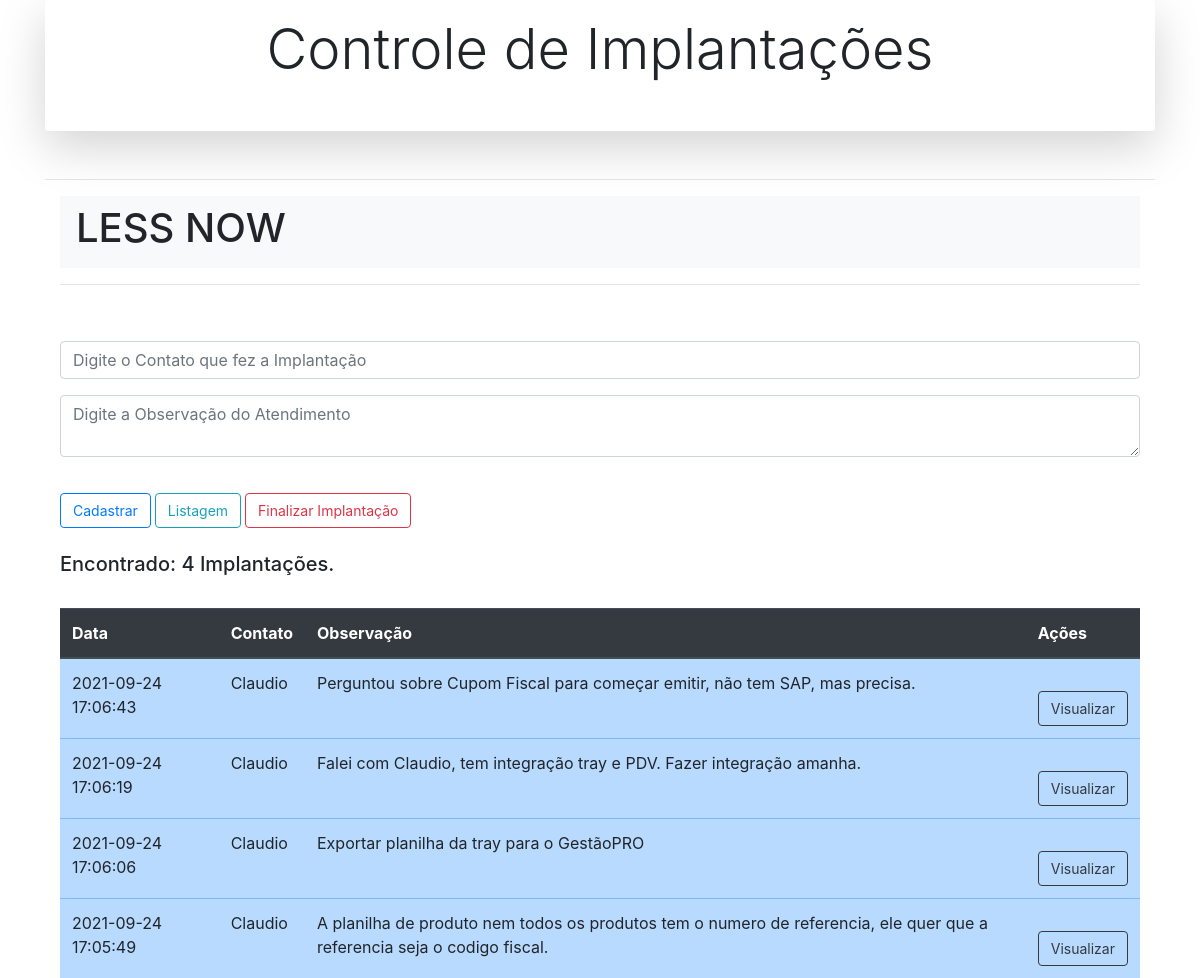
The app's page /implantacao.php?id=49 with its own data.
### tables this page shows
CREATE TABLE `cliente` (
  `id_cliente` int(11) NOT NULL,
  `data_cadastro` timestamp NOT NULL DEFAULT CURRENT_TIMESTAMP,
  `razaosocial` varchar(100) NOT NULL,
  `contato` varchar(50) NOT NULL,
  `obs` varchar(200) DEFAULT NULL,
  `ativo` varchar(5) NOT NULL,
  `data_encerramento` timestamp NULL DEFAULT CURRENT_TIMESTAMP
);

CREATE TABLE `implantacao` (
  `id_implantacao` int(11) NOT NULL,
  `id_cliente` int(11) NOT NULL,
  `data_implantacao` timestamp NOT NULL DEFAULT CURRENT_TIMESTAMP,
  `obs` varchar(200) NOT NULL,
  `uso` varchar(20) DEFAULT NULL,
  `contato` varchar(40) NOT NULL
);

### implantacao.php (the view, shortened to what this page needs)
<?PHP
include_once "conecta.php";
include "cabecalho.php";
$idCliente   = $_GET['id'];
$cmd = $conn->prepare('SELECT id_cliente, razaosocial FROM cliente WHERE id_cliente = :idCliente');
$cmd->bindValue(":idCliente", $idCliente);
$cmd->execute();
$resultado = $cmd->fetch(PDO::FETCH_ASSOC);
foreach ($resultado as $key => $values)
?>
<div class="container">
    <nav class="navbar navbar-expand-lg navbar-light bg-light">
        <h1><? echo $values; ?></h1>
    </nav>
        <hr>
        <form class="needs-validation" action="processaimplacatao.php" novalidate>
            <div class="form-group">
                <input type="text" class="form-control" name="contato" placeholder="Digite o Contato que fez a Implantação" required>
            </div>
            <div class="form-group">
                <textarea type="textarea" class="form-control" name="obs" placeholder="Digite a Observação do Atendimento" required></textarea>
            </div>
            <button type="submit" class="btn btn-outline-primary">Cadastrar</button>
            <a href="index.php" class="btn btn-outline-info" role="button" aria-pressed="true">Listagem</a>
            <a href="confirmar-exclusao.php" class="btn btn-outline-danger" role="button" aria-pressed="true" data-toggle="modal" data-target="#exampleModalCenter<? echo $resultado["id_cliente"]; ?>">Finalizar Implantação</a>
        </form>
        <br>
        <table class="table table-primary" width="100%">
            <thead class="thead-dark">
                <tr>
                    <th>Data</th>
                    <th>Contato</th>
                    <th>Observação</th>
                    <th>Ações</th>
                </tr>
            </thead>
            <?php
            try {
                $cmd = $conn->prepare('SELECT * FROM implantacao WHERE id_cliente = :idCliente ORDER BY data_implantacao DESC');
                $cmd->bindValue(":idCliente", $idCliente);
                if ($cmd->execute()) {
                    while ($rs = $cmd->fetch(PDO::FETCH_OBJ)) {
            ?>
                        <tr>
                            <td><?php echo $rs->data_implantacao; ?></td>
                            <td><?php echo $rs->contato; ?></td>
                            <td><?php echo $rs->obs; ?></td>
                            <td>
                                <button type="submit" class="btn btn-outline-dark" data-toggle="modal" data-target="#exampleModalCenter<?php echo $rs->id_implantacao; ?>">Visualizar</button>
                            </td>
                        </tr>
            <?php
                    }
                } else {
                    echo "Erro: Não foi possível recuperar os dados do banco de dados";
                }
            } catch (PDOException $erro) {
                echo "Erro: " . $erro->getMessage();
            }
            ?>
            <?php
            $count = $cmd->rowCount();
            if ($count == 0) {
                echo ("<h5>Não Localizado Implantação.\n</h5><br>");
            } else if ($count == 1) {
                echo ("<h5>Encontrado: " . $count . " Implantação.\n</h5><br>");
            } else if ($count > 1) {
                echo ("<h5>Encontrado: " . $count . " Implantações.\n</h5><br>");
            }
            ?>
        </table>
</div>
<? include "scripts.php"; ?>

### css/styles.css (style rules this page uses)
html { height: 100%; }
body { height: 100%; }
form { padding-top: 10px; font-size: 14px; margin-top: 30px; }
.btn { font-size: 14px; margin-top: 20px; }

### records on screen
cliente: razaosocial "LESS NOW"
implantacao: data_implantacao "2021-09-24 17:06:43", contato "Claudio", obs "Perguntou sobre Cupom Fiscal para começar emitir, não tem SAP, mas precisa."
implantacao: data_implantacao "2021-09-24 17:06:19", contato "Claudio", obs "Falei com Claudio, tem integração tray e PDV. Fazer integração amanha."
implantacao: data_implantacao "2021-09-24 17:06:06", contato "Claudio", obs "Exportar planilha da tray para o GestãoPRO"
implantacao: data_implantacao "2021-09-24 17:05:49", contato "Claudio", obs "A planilha de produto nem todos os produtos tem o numero de referencia, ele quer que a referencia seja o codigo fiscal."

### other values on screen
$count "4"
